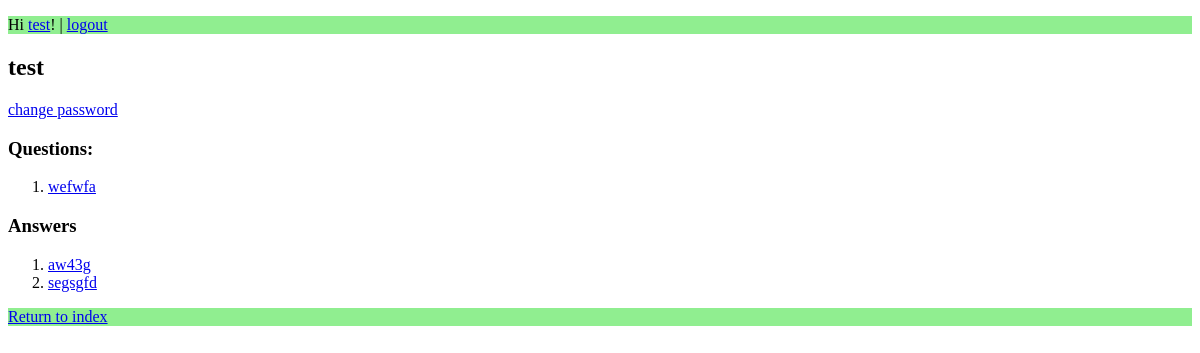
Before: /users/profile/2/ with the older database file.
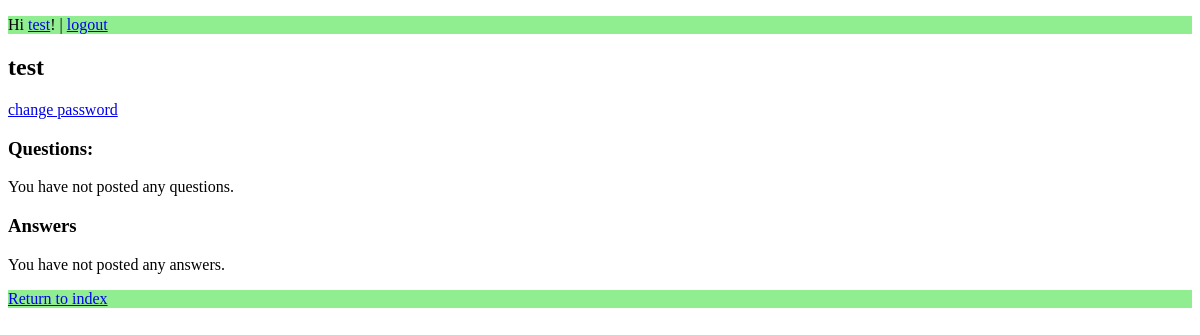
After: the same page with the newer database file.
### posts/models.py (models this page shows, shortened)
class Question(models.Model):
	author = models.ForeignKey(get_user_model(), on_delete=models.CASCADE, null=True)
	question_text = models.CharField(max_length=250)
	detail_text = models.CharField(max_length=1000)
	pub_date = models.DateTimeField('date published')

class Answer(models.Model):
	author = models.ForeignKey(get_user_model(), on_delete=models.CASCADE, null=True)
	question = models.ForeignKey(Question, on_delete=models.CASCADE)
	answer_text = models.CharField(max_length=10000)
	votes = models.IntegerField(default=0)

### users/views.py (the view)
# urls.py: path('profile/<int:user_id>/', views.profile, name='profile'),
def profile(request, user_id):
	user = get_object_or_404(CustomUser, pk=user_id)
	return render(request, 'users/profile.html', {
		'user': user,
		'questions': user.question_set.all(),
		'answers': user.answer_set.all()
	})

### users/templates/users/profile.html (shortened to what this page needs)
{% extends 'base.html' %}
{% block content %}
<h2>{{ user.username }}</h2>
<p><a href="{% url 'password_change' %}">change password</a></p>
<h3>Questions:</h3>
{% if questions %}
<ol>
	{% for question in questions %}
		<li><a href="{% url 'posts:detail' question.id %}">{{ question.question_text }}</a></li>
	{% endfor %}
</ol>
{% else %}
<p>You have not posted any questions.</p>
{% endif %}
<h3>Answers</h3>
{% if answers %}
<ol>
	{% for answer in answers %}
		<li><a href="{% url 'posts:detail' answer.question.id%}">{{ answer.answer_text }}</a></li>
	{% endfor %}
</ol>
{% else %}
<p>You have not posted any answers.</p>
{% endif %}
{% endblock %}

Changed rows visible on the page:
removed Question: question_text "wefwfa"
removed Answer: answer_text "aw43g"
removed Answer: answer_text "segsgfd"
Other visible differences:
text now shown: "You have not posted any questions. You have not posted any answers."
